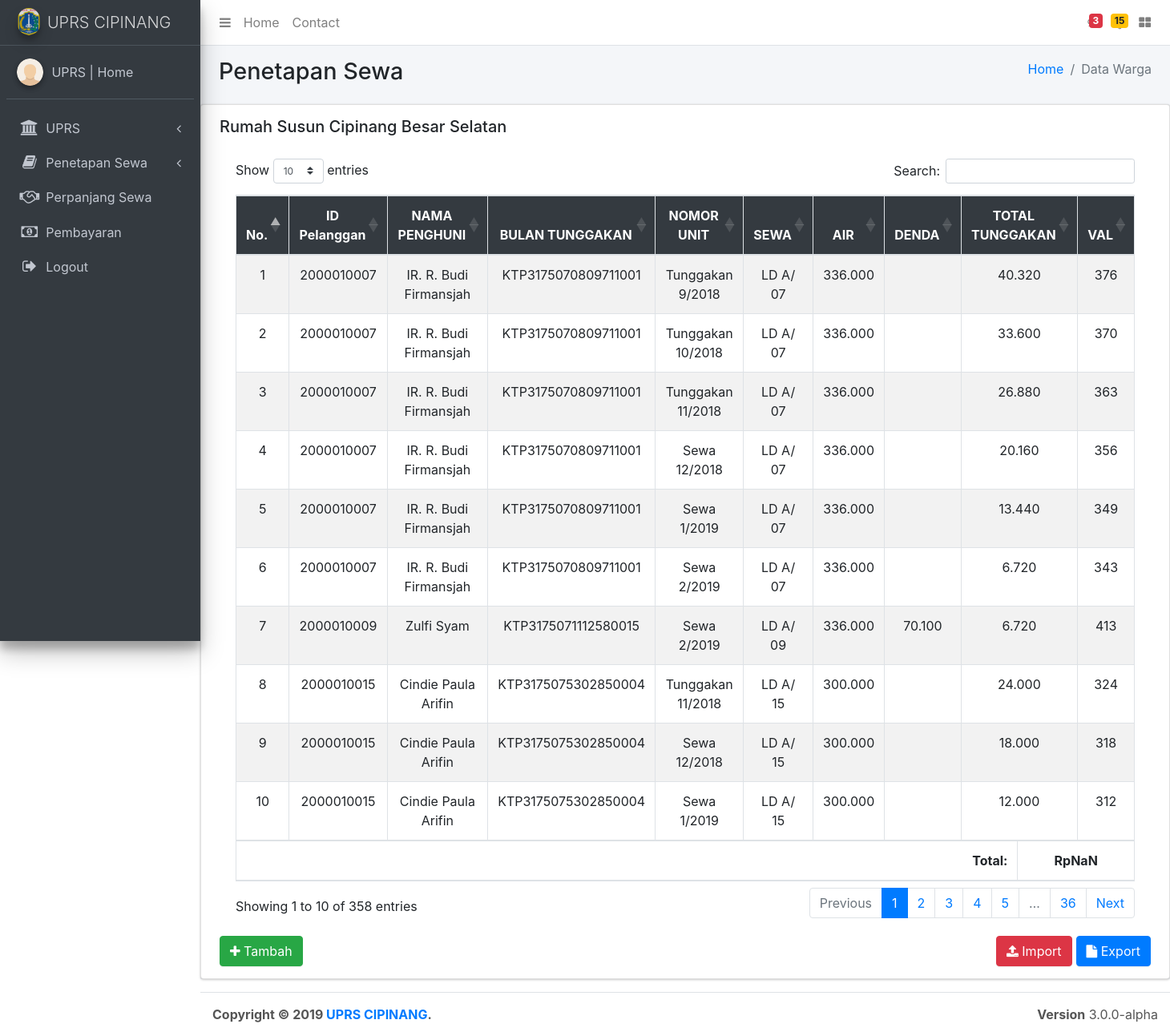
Page /admin/index.php?halaman=sewa_pb on the committed database.
### tables this page shows
CREATE TABLE `sewa_pb` (
  `id_sewa` int(10) NOT NULL,
  `nomor_va` int(10) NOT NULL,
  `nama_penghuni` varchar(300) NOT NULL,
  `bulan_tunggakan` varchar(100) NOT NULL,
  `nomor_unit` varchar(100) NOT NULL,
  `sewa` varchar(100) NOT NULL,
  `air` varchar(100) NOT NULL,
  `denda` varchar(100) NOT NULL,
  `total` varchar(100) NOT NULL,
  `val` int(5) NOT NULL
);

### admin/sewa_pb.php (the view, shortened to what this page needs)
<div class="content-wrapper">
  <section class="content-header">
      <div class="container-fluid">
        <div class="row mb-2">
          <div class="col-sm-6">
            <h1>Penetapan Sewa</h1>
          </div>
          <div class="col-sm-6">
            <ol class="breadcrumb float-sm-right">
              <li class="breadcrumb-item"><a href="#">Home</a></li>
              <li class="breadcrumb-item active">Data Warga</li>
            </ol>
          </div>
        </div>
      </div>
    </section>
      <div class="card">
        <div class="content-header">
        <div class="container-fluid">
                <h5>Rumah Susun Cipinang Besar Selatan</h5>
              <section class="konten">
                 <div class="card-body">
                   <table id="table_id" class="table table-striped table-bordered text-center" style="width:100%">
                			<thead>
                      		<tr class="bg-dark text-white">
                      			<th>No.</th>
                            <th>ID Pelanggan</th>
                            <th>NAMA PENGHUNI</th>
                            <th>BULAN TUNGGAKAN</th>
                            <th>NOMOR UNIT</th>
                            <th>SEWA</th>
                            <th>AIR</th>
                            <th>DENDA</th>
                            <th>TOTAL TUNGGAKAN</th>
                            <th>VAL</th>
                      		</tr class="text-center">
                	</thead>
                  <tfoot>
                    <tr>
                      <th colspan="8" style="text-align:right">Total:</th>
                        <th></th>
                    </tr>
                  </tfoot>
                        <tbody class="text-center">
                							<?php $nomor=1 ?>
                								<?php
                                  $koneksi = mysqli_connect('localhost','root','','uprs');
                									$result = "SELECT * FROM sewa_pb";
                									$db = mysqli_query($koneksi,$result);
                								?>
                							<?php while ($data = mysqli_fetch_assoc($db)) {  ?>
                								<tr>
                									<td><?php echo $nomor; ?></td>
                                  <td><?php echo $data['nomor_va']; ?></td>
                                  <td><?php echo $data['nama_penghuni']; ?></td>
                									<td><?php echo $data['bulan_tunggakan']; ?></td>
                									<td><?php echo $data['nomor_unit']; ?></td>
                									<td><?php echo $data['sewa']; ?></td>
                                  <td><?php echo $data['air']; ?></td>
                                  <td><?php echo $data['denda']; ?></td>
                                  <td><?php echo $data['total']; ?></td>
                                  <td><?php echo $data['val']; ?></td>
                								</tr>
                							<?php $nomor++; ?>
                							<?php } ?>
                						</tbody>
                        </table>
                      </div>
                  </section>
                  <div class="row no-print">
                      <div class="col-12">
                    <h1>
                        <a href="" class="btn btn-success"><i class="fa fa-plus"></i> Tambah</a>
                        <a href="export_sewa_cibesel.php" target="__blank" class="btn btn-primary float-right"><i class="fa fa-file"></i> Export</a>
                        <a href="index.php?halaman=import_cibesel" class="btn btn-danger float-right" style="margin-right: 5px;"><i class="fa fa-upload"></i> Import</a>
                    </h1>
                  </div>
                </div>
                </div>
              </div>
            </div>

### rows in the picture
sewa_pb: nomor_va "2000010007", nama_penghuni "IR. R. Budi Firmansjah", bulan_tunggakan "KTP3175070809711001", nomor_unit "Tunggakan 9/2018", sewa "LD A/ 07", air "336.000", total "40.320", val "376"
sewa_pb: nomor_va "2000010007", nama_penghuni "IR. R. Budi Firmansjah", bulan_tunggakan "KTP3175070809711001", nomor_unit "Tunggakan 10/2018", sewa "LD A/ 07", air "336.000", total "33.600", val "370"
sewa_pb: nomor_va "2000010007", nama_penghuni "IR. R. Budi Firmansjah", bulan_tunggakan "KTP3175070809711001", nomor_unit "Tunggakan 11/2018", sewa "LD A/ 07", air "336.000", total "26.880", val "363"
sewa_pb: nomor_va "2000010007", nama_penghuni "IR. R. Budi Firmansjah", bulan_tunggakan "KTP3175070809711001", nomor_unit "Sewa 12/2018", sewa "LD A/ 07", air "336.000", total "20.160", val "356"
sewa_pb: nomor_va "2000010007", nama_penghuni "IR. R. Budi Firmansjah", bulan_tunggakan "KTP3175070809711001", nomor_unit "Sewa 1/2019", sewa "LD A/ 07", air "336.000", total "13.440", val "349"
sewa_pb: nomor_va "2000010007", nama_penghuni "IR. R. Budi Firmansjah", bulan_tunggakan "KTP3175070809711001", nomor_unit "Sewa 2/2019", sewa "LD A/ 07", air "336.000", total "6.720", val "343"
sewa_pb: nomor_va "2000010009", nama_penghuni "Zulfi Syam", bulan_tunggakan "KTP3175071112580015", nomor_unit "Sewa 2/2019", sewa "LD A/ 09", air "336.000", denda "70.100", total "6.720", val "413"
sewa_pb: nomor_va "2000010015", nama_penghuni "Cindie Paula Arifin", bulan_tunggakan "KTP3175075302850004", nomor_unit "Tunggakan 11/2018", sewa "LD A/ 15", air "300.000", total "24.000", val "324"
sewa_pb: nomor_va "2000010015", nama_penghuni "Cindie Paula Arifin", bulan_tunggakan "KTP3175075302850004", nomor_unit "Sewa 12/2018", sewa "LD A/ 15", air "300.000", total "18.000", val "318"
sewa_pb: nomor_va "2000010015", nama_penghuni "Cindie Paula Arifin", bulan_tunggakan "KTP3175075302850004", nomor_unit "Sewa 1/2019", sewa "LD A/ 15", air "300.000", total "12.000", val "312"
